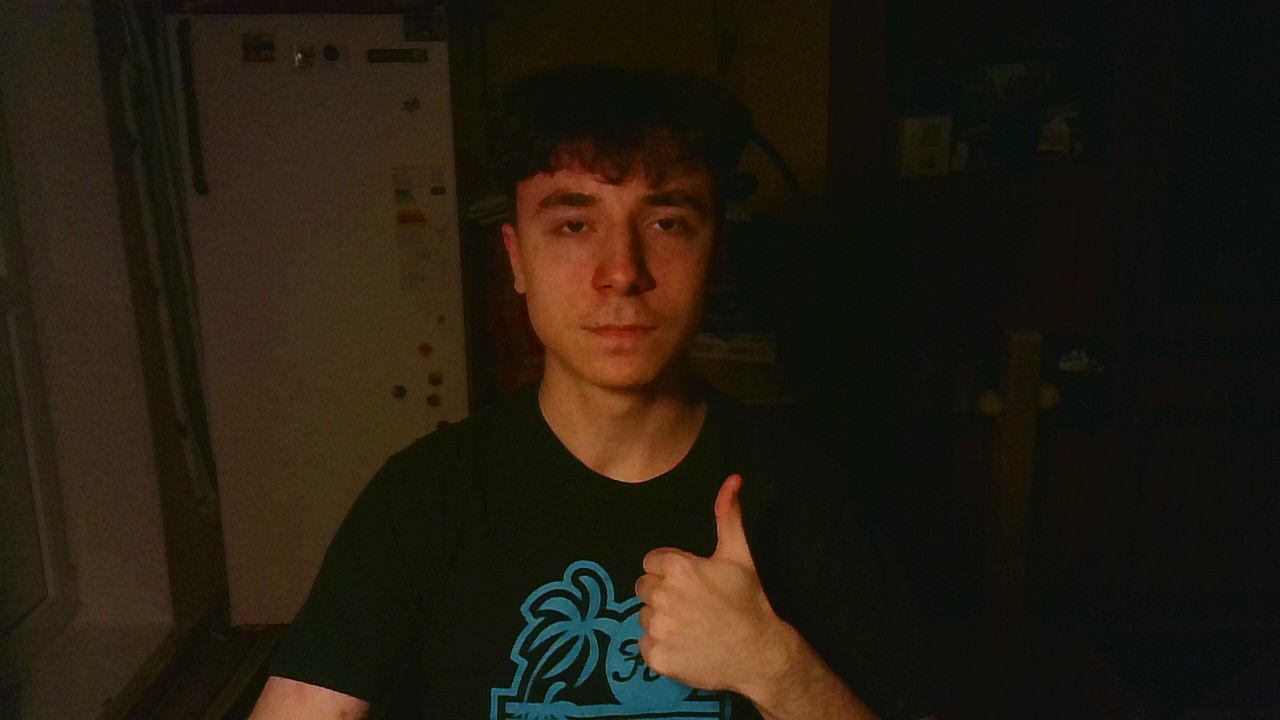
#> input picture images/me2.jpg, 1280 x 720 px
$ python HW_lesson3.py
#> lines starting #> are read from the running program, lines starting #| are printed output that depends on the picture
import cv2

img = cv2.imread('images/me2.jpg')
#> img is the input picture: shape (720, 1280, 3); mean B, G, R 16.1, 28, 35.9
img = cv2.resize(img, (img.shape[1]//2, img.shape[0]//2))
#> img: shape (360, 640, 3)
cv2.rectangle(img,
              (250, 30),
              (365, 195),
              (0, 0, 255), 1)
cv2.putText(img,
            "Майстренко Роман",
            (250, 225),
            cv2.FONT_HERSHEY_COMPLEX,
            0.75, (0, 0, 255))
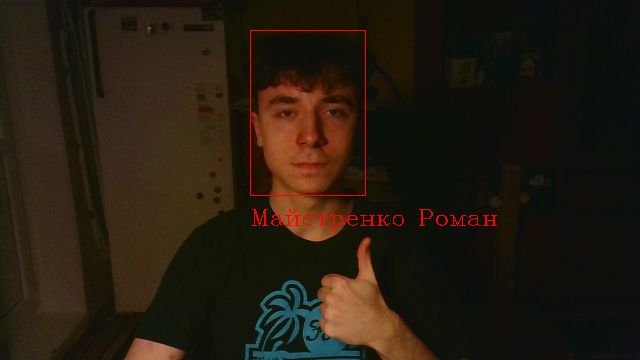
#> img: shape (360, 640, 3); mean B, G, R 16.2, 27.9, 37.4
cv2.imshow("Image", img)

cv2.waitKey(0)
cv2.destroyAllWindows()
